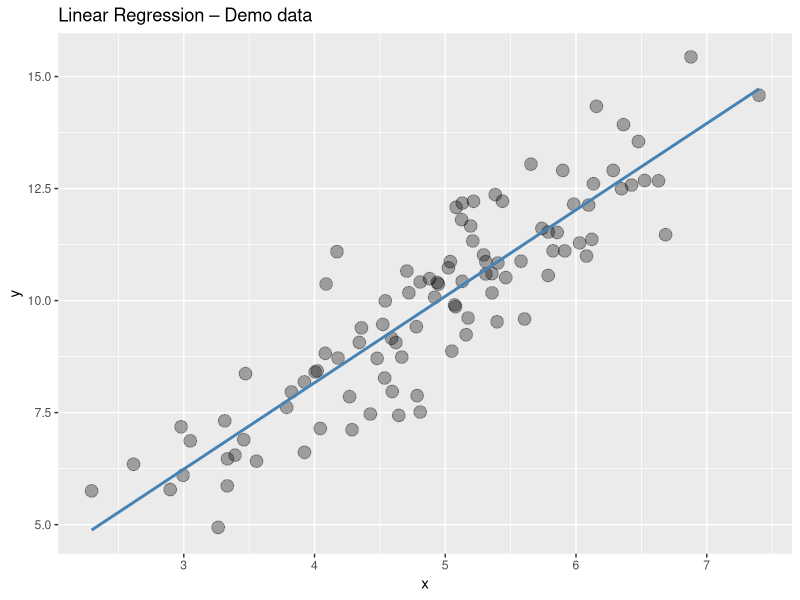
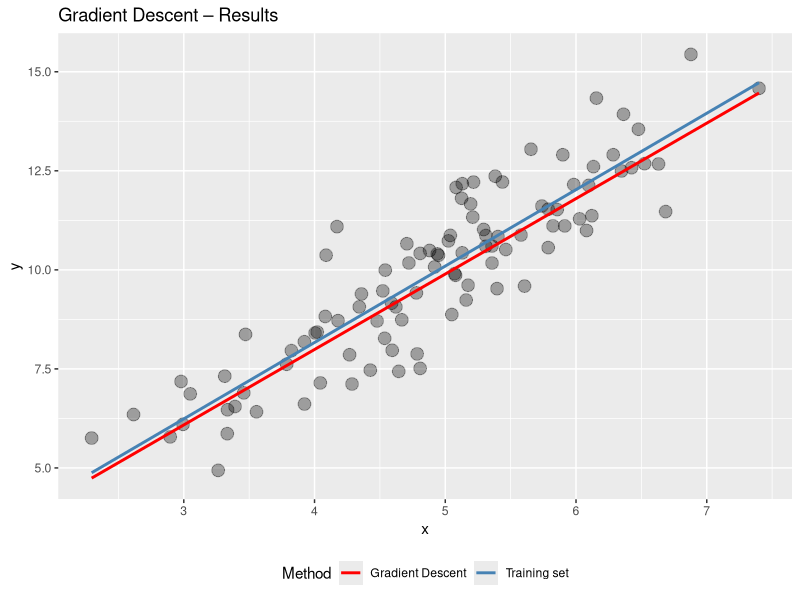
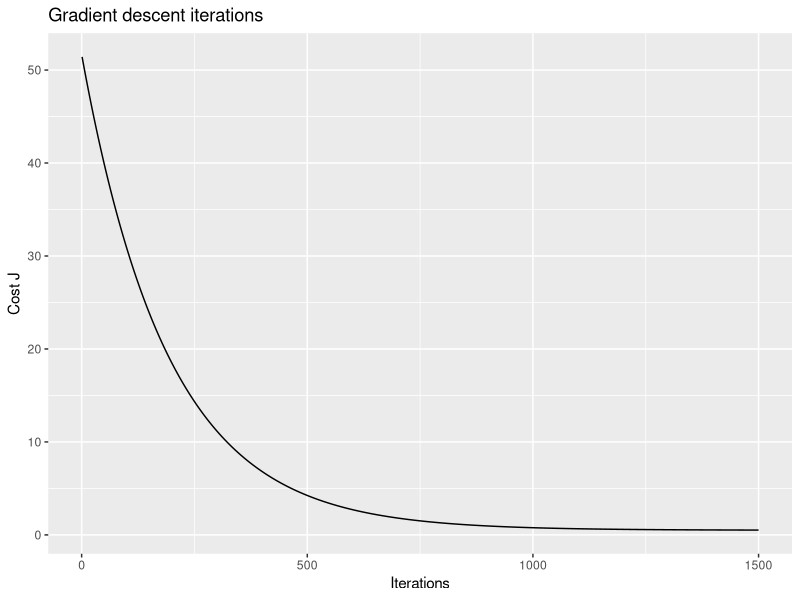

These figures' R source, in order:
## ---- chunk 1
theta <- c(3, 5)
x1 <- c(1, 2) # add 1 as x_0
# find h_theta
h <- x1 %*% theta 
print(paste("h =", h[1]))

# or we can calculate h for all training set at once
x <- matrix(c(rep(1, 3), c(10,20,30)), ncol=2)
x
x %*% theta
## ---- chunk 2
computeCost <- function (X, y, theta){
    # number of training examples
    m <- length(y);
    # need to return
    J <- 0;
    
    predictions <-  X %*% theta;
    sqerrors = (predictions - y)^2;
    J = 1/(2*m)* sum(sqerrors);
    
    J
}
## ---- chunk 3
theta
x1
print(paste("J =", computeCost(x1, 10, theta)))
## ---- chunk 4
gradientDescent <- function(X, y, theta, alpha, num_iters){
    m <- length(y);  
    J_history = rep(0, num_iters);
    for (iter in 1:num_iters){
        predictions <-  X %*% theta;
        updates = t(X) %*% (predictions - y);
        theta = theta - alpha * (1/m) * updates;
        J_history[iter] <- computeCost(X, y, theta);
    }
    list("theta" = theta, "J_history" = J_history)  
}

## ---- chunk 5
theta <- c(0, 0)
iterations <- 1500
alpha <- 0.01
X.test <- matrix(c(1, 1, 3, 3), ncol=2)
y.test <- matrix(c(10, 10), ncol=1)
# answer must be 1,3
# h(1, 3) = 1 + 3*x = 1 + 3*3 = 10
result.test <- gradientDescent(X.test, y.test, theta, alpha, iterations)
result.test$theta
## ---- chunk 6
library(ggplot2)

set.seed(37)
x <- rnorm(n=100, mean=5, sd=1)
e <- rnorm(n=100, mean=0, sd=1)
y <- e + 2*x 

# show data
data = data.frame(x=x, y=y)
g <- ggplot(data, aes(x=x, y=y))  + 
    geom_point(alpha=1/3, size=4) +
    geom_smooth(method="lm", se=F, col="steelblue") +
    labs(title = "Linear Regression – Demo data")
g
# Add a column of ones to x
X <- matrix(c(rep(1,length(x)),x), ncol=2)
head(X)

## ---- chunk 7
# Initialize 
theta <- c(0, 0)
iterations <- 1500
# to be precise pick alpha=0.0002
alpha <- 0.0001 # for difference on plot


# run gradient descent
result <- gradientDescent(X, y, theta, alpha, iterations);
theta <- result$theta
print("theta found:");print(theta)
## ---- chunk 8
# data with prediction
data = data.frame(x=x, y=y, test = X%*%theta)


ggplot(data, aes(x=x, y=y, test=test))  + 
    geom_point(alpha=1/3, size=4) +
    stat_smooth(method = "lm", formula = test ~ x, size = 1, se = FALSE,
                aes(color="Gradient Descent")) +
    geom_smooth(method="lm", se=F, aes(color="Training set")) +
    scale_colour_manual(name="Method", values=c("red", "steelblue")) +
    theme(legend.position = "bottom") +
    labs(title = "Gradient Descent – Results")
## ---- chunk 9
data <- data.frame(x=seq(1, length(result$J_history)),
                   y=result$J_history)
ggplot(data, aes(x=x, y=y)) +
    geom_line() +
    labs(title="Gradient descent iterations",
         x="Iterations", y="Cost J")
## ---- chunk 10
predict1 <- c(1, 3.5) %*% theta
predict2 <- c(1, 7) %*% theta
## ---- chunk 11
theta <- c(0, 0)
iterations <- 1500
alpha <- 0.0002 # set alpha more precisely
result <- gradientDescent(X, y, theta, alpha, iterations);
matrix(c(1, 1, 3.5, 7), ncol=2) %*% result$theta
## ---- chunk 12
lm <- lm(y ~ x)
newdata <- data.frame(x=c(3.5, 7))
predict(lm, newdata, interval="none") 


